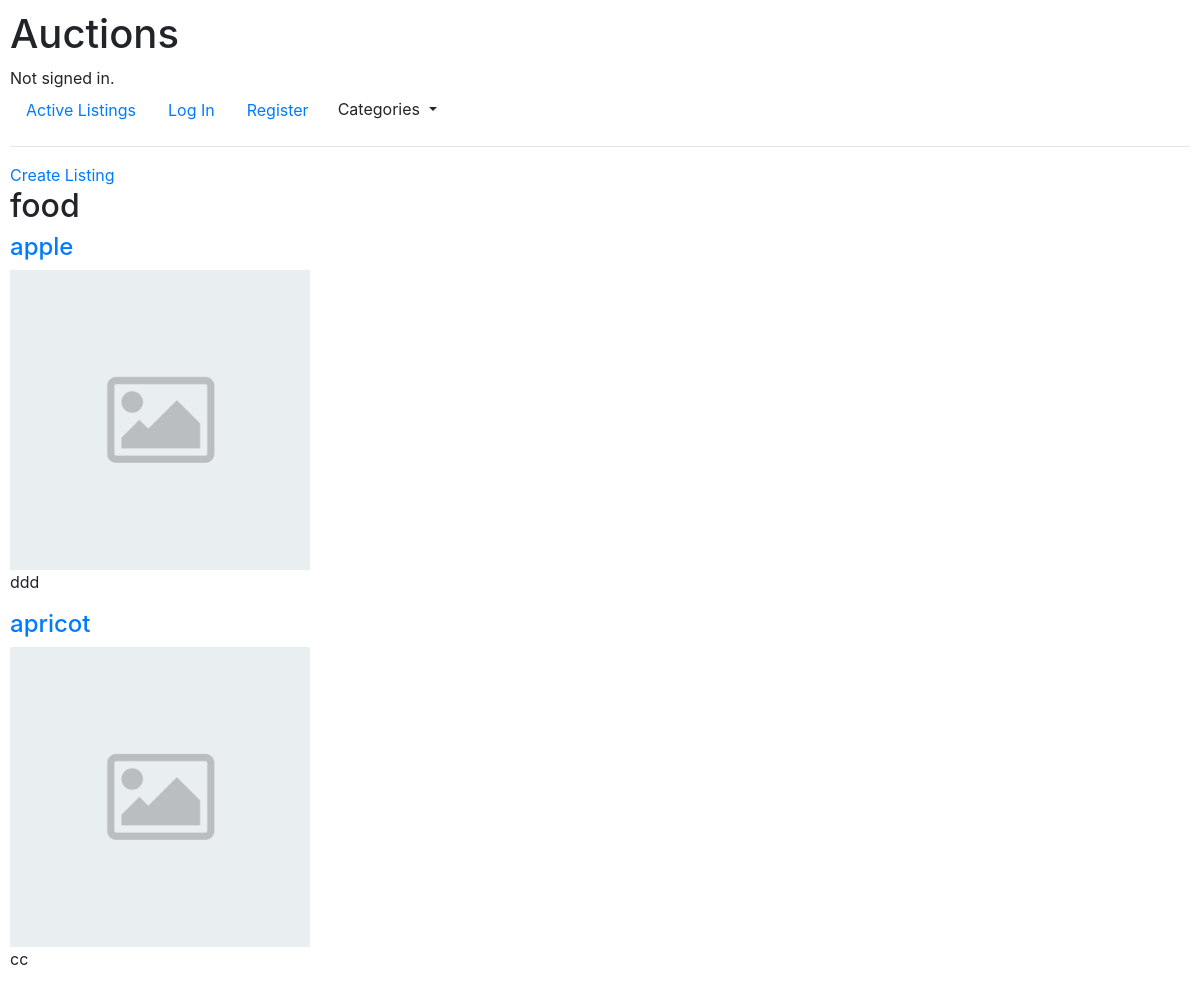
/category/food, run on the app's committed database.
### auctions/models.py (models this page shows, shortened)
class Category(models.Model):
    category = models.CharField(max_length=64)
    def __str__(self):
        return self.category

class Listing(models.Model):
    title = models.CharField(max_length=64)
    description = models.TextField(max_length=500)
    image = models.ImageField(default='default.png')
    start_bid = models.DecimalField(max_digits=6, decimal_places=2)
    date_created = models.DateTimeField(default=timezone.now)
    category = models.ForeignKey(Category, on_delete=models.CASCADE)
    user = models.ForeignKey(User, on_delete=models.CASCADE)
    comment = models.ManyToManyField(Comment)

### auctions/views.py (the view)
# urls.py: path("category/<str:category_name>", views.category, name="category"),
def category(request, category_name):
    category = Category.objects.get(category=category_name)
    listing_category = Listing.objects.filter(category=category)
    return render(request, "auctions/category.html", {
        "category": category.category,
        "listings": listing_category,
        "categories": Category.objects.all()
    })

### auctions/templates/auctions/category.html
{% extends "auctions/layout.html" %}
{% block body %}
<a href="{% url 'create' %}">Create Listing</a>
    <h2>{{ category }}</h2>
    {% for listing in listings %}
    <h4><a href="{% url 'item' listing.title %}">{{ listing.title }} </a></h4>
    <img src="{{ listing.image.url }}" alt="image" style="width: 300px; height:auto;">
    <p>{{ listing.description }}</p>
    {% endfor %}
{% endblock %}

### auctions/static/auctions/styles.css (style rules this page uses)
body { padding: 10px; }

### data on the page
Category: category "food"
Listing: title "apple", image (placeholder picture), description "ddd"
Listing: title "apricot", image (placeholder picture), description "cc"
